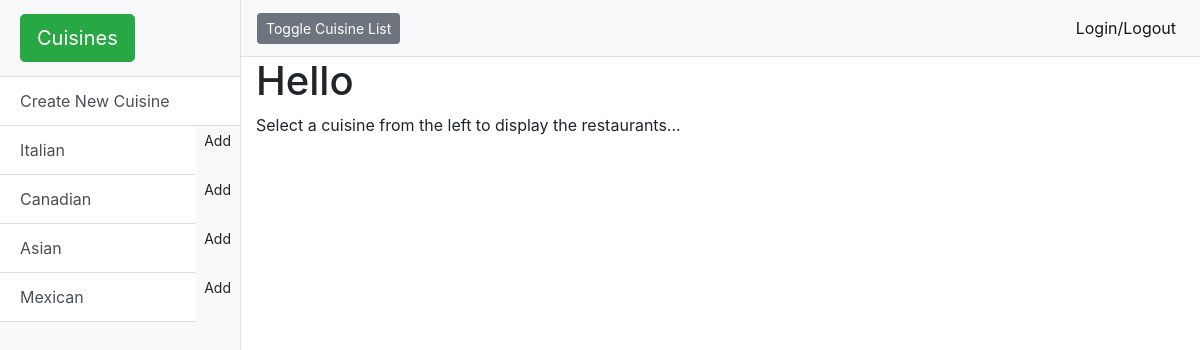
Page /cuisines on the committed database.
### db_setup.py (models this page shows)
class Cuisine(Base):
    __tablename__ = 'cuisine'  # Table in the database
    id = Column(Integer, primary_key=True)
    name = Column(String(80), nullable=False)

### catalog.py (the view)
@app.route('/')
@app.route('/cuisines', methods=['GET'])
def showCuisines():
    cuisines = session.query(Cuisine).all()
    return render_template('index.html', title='Restaurant Catalog', cuisines=cuisines)

### templates/index.html (shortened to what this page needs)
<!DOCTYPE html>
<html lang="en">
<head>
    <link href="/static/vendor/bootstrap/css/bootstrap.min.css" rel="stylesheet">
    <link href="/static/simple-sidebar.css" rel="stylesheet">
</head>
<body>
<div class="d-flex" id="wrapper">
    <div class="bg-light border-right" id="sidebar-wrapper">
        <div class="sidebar-heading"><a class="btn btn-success btn-lg" data-placement="top" data-toggle="tooltip"
                                        href="/" title="Homepage">Cuisines</a></div>
        <div class="list-group list-group-flush">
            <a class="list-group-item list-group-item-action btn btn-success" href="/cuisines/new/" role="button">Create
                New Cuisine</a>
            {% for cuisine in cuisines %}
            <div aria-label="Modify Cuisine" class="btn-group" role="group"></a>
                <a class="btn list-group-item list-group-item-action btn btn-light" href="/cuisines/{{ cuisine.id }}/"
                   role="button">{{ cuisine.name }}</a>
                <a class="btn btn-sm" data-placement="top" data-toggle="tooltip"
                   href="/cuisines/{{ cuisine.id }}/restaurant/new/" role="button"
                   title="Add new restaurant into {{ cuisine.name }} Cuisine">Add</a>
            </div>
            {% endfor %}
        </div>
    </div>
    <div id="page-content-wrapper">
        <nav class="navbar navbar-expand-lg navbar-light bg-light border-bottom">
            <button class="btn btn-secondary btn-sm" id="menu-toggle">Toggle Cuisine List</button>&nbsp;
            <div class="collapse navbar-collapse" id="navbarSupportedContent">
                <ul class="navbar-nav ml-auto mt-2 mt-lg-0">
                    <li class="nav-item active">
                        <a class="nav-link" href="#">Login/Logout <span class="sr-only">(current)</span></a>
                    </li>
                </ul>
            </div>
        </nav>
        <div class="container-fluid">
            <h1>Hello</h1>
            <p>Select a cuisine from the left to display the restaurants...</p>
        </div>
    </div>
</div>
</body>
</html>

### static/simple-sidebar.css (style rules this page uses)
body { overflow-x: hidden; }
#sidebar-wrapper { min-height: 100vh; margin-left: -15rem; -webkit-transition: margin .25s ease-out; -moz-transition: margin .25s ease-out; -o-transition: margin .25s ease-out; transition: margin .25s ease-out; }
#sidebar-wrapper .sidebar-heading { padding: 0.875rem 1.25rem; font-size: 1.2rem; }
#sidebar-wrapper .list-group { width: 15rem; }
#page-content-wrapper { min-width: 100vw; }
@media (min-width: 768px) { #sidebar-wrapper { margin-left: 0; } }
@media (min-width: 768px) { #page-content-wrapper { min-width: 0; width: 100%; } }

### rows in the picture
Cuisine: name "Italian"
Cuisine: name "Canadian"
Cuisine: name "Asian"
Cuisine: name "Mexican"
